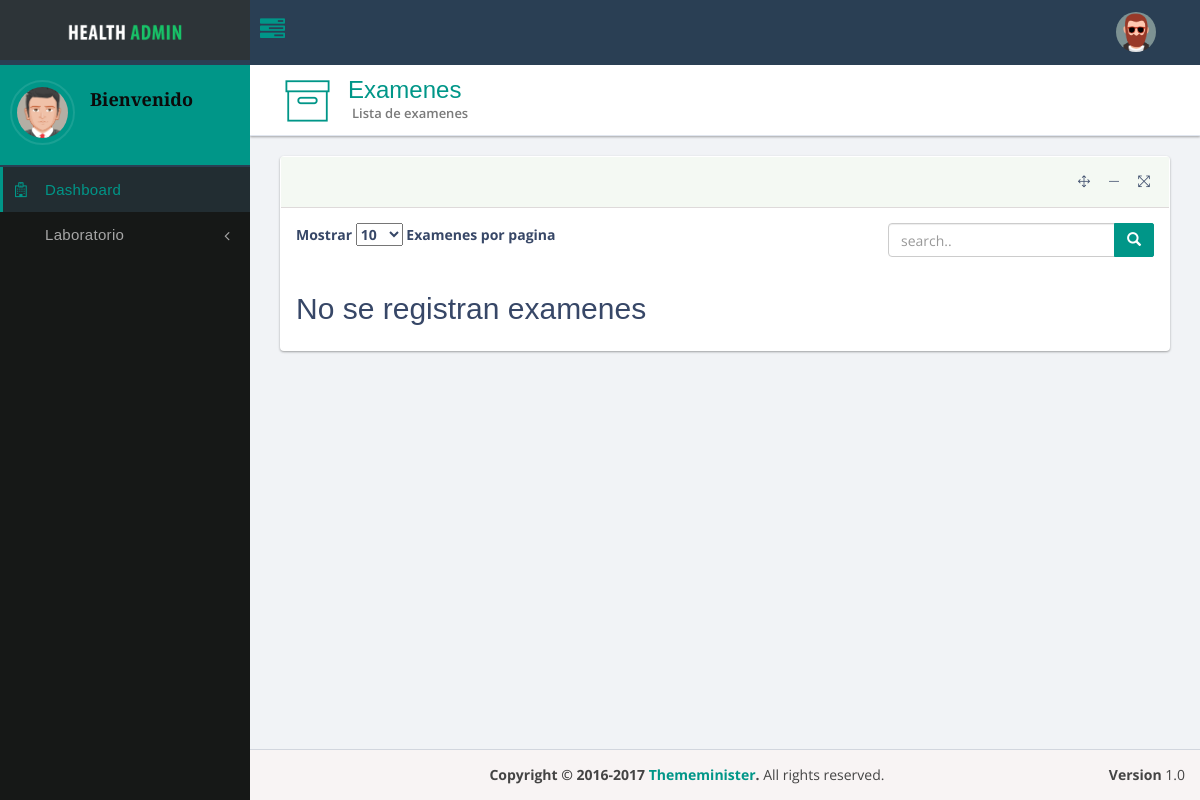
Page /exams/ (signed in) on the earlier database version.
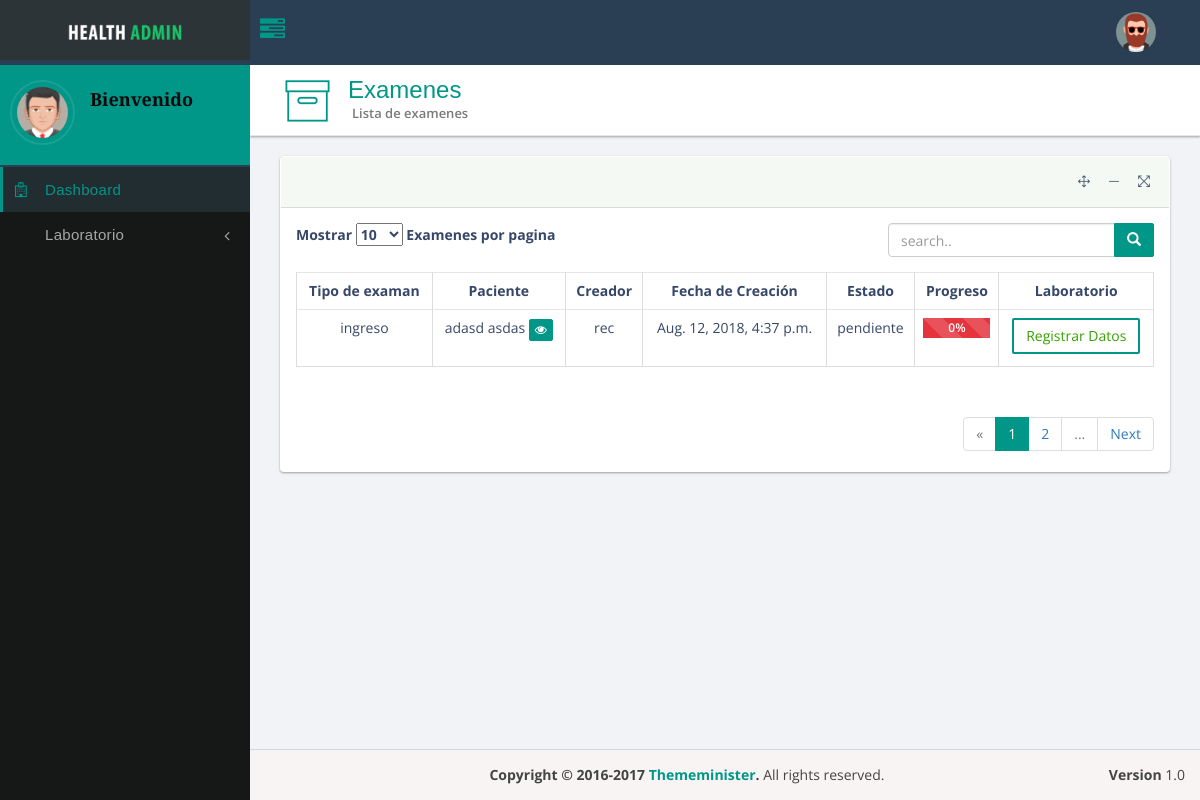
Same page on the later database version.
### docapp/models/general.py (models this page shows, shortened)
class TipoExamen(models.Model):
    TIPOS = (
        ('ingreso', 'Ingreso'),
        ('periodico', 'Periodico'),
        ('retiro', 'Retiro'),
        ('reubicacion', 'Re-Ubicacion'),
        ('post-incapacidad', 'Post-Incapacidad')
    )
    tipo = models.CharField(max_length=20, choices=TIPOS, null=False, blank=False)
    fecha_de_creacion = models.DateTimeField(auto_now_add=True, editable=False, null=False, blank=False)
    ESTADOS = (
        ('pendiente', 'Pendiente'),
        ('iniciado', 'Iniciado'),
        ('problemas', 'Problema'),
        ('finalizado', 'Finalizado'),
    )
    estado = models.CharField(max_length=20, choices=ESTADOS, null=False, blank=False)
    registrado_por = models.ForeignKey(ReceptionProfile, on_delete=models.CASCADE)
    paciente = models.ForeignKey(Paciente, on_delete=models.CASCADE, related_name='examenes')
    def get_process(self):
        examenes_done = [hasattr(self, 'visiometry'), hasattr(self, 'audiology'), hasattr(self, 'occupational'),
                         hasattr(self, 'audiometry'), hasattr(self, 'laboratory')]
        return examenes_done.count(True) * 25

class Paciente(models.Model):
    nombres = models.CharField(max_length=300, null=False, blank=False)
    apellidos = models.CharField(max_length=300, null=False, blank=False)
    identificacion = models.PositiveIntegerField(unique=True)
    lugar_de_nacimiento = models.CharField(max_length=500, null=False, blank=False)
    fecha_de_nacimiento = models.DateField(null=False, blank=False)
    SEXOS = (
        ('masculino', 'Masculino'),
        ('femenino', 'Femenino')
    )
    sexo = models.CharField(max_length=15, choices=SEXOS, null=False, blank=False)
    ESTADOS_CIVILES = (
        ('soltero', 'Soltero'),
        ('casado', 'Casado'),
        ('viudo', 'Viudo'),
        ('union libre', 'Union Libre')
    )
    estado_civil = models.CharField(max_length=20, choices=ESTADOS_CIVILES, null=False, blank=False)
    numero_de_hijos = models.PositiveIntegerField()
    direccion = models.CharField(max_length=500, null=False, blank=False)
    telefono = models.PositiveIntegerField(null=True)
    celular = models.PositiveIntegerField(null=False, blank=False)
    ocupacion = models.CharField(max_length=500, null=False, blank=False)
    posicion = models.CharField(max_length=500, null=False, blank=False)
    estrato = models.PositiveIntegerField()
    estudiante_en_entrenamiento = models.BooleanField(default=False)
    aprendiz_sena = models.BooleanField(default=False)
    numero_patronal = models.PositiveIntegerField(null=False, blank=False)
    ultima_vez_modificado = models.DateTimeField(default=timezone.now, null=False, blank=False, editable=False)
    registrado_por = models.ForeignKey(ReceptionProfile, on_delete=models.CASCADE)
    empresa = models.ForeignKey(Empresa, on_delete=models.CASCADE, null=True, related_name='empleados')
    def __str__(self):
        return self.get_full_name()
    def get_full_name(self):
        return f"{self.nombres} {self.apellidos}"

### accounts/models.py (models this page shows, shortened)
class ReceptionProfile(models.Model):
    user = models.OneToOneField(User,
                                null=False,
                                blank=False,
                                on_delete=models.CASCADE,
                                primary_key=True,
                                related_name='reception_profile')
    class Meta:
        db_table = 'reception_profile'

class User(AbstractUser):
    DOCTOR = 'doctor'
    RECP = 'receptionist'
    LAB = 'laboratory'
    PROFILE_TYPE = (
        (DOCTOR, 'Doctor'),
        (RECP, 'Receptionista'),
        (LAB, 'Laboratorio')
    )
    profile_type = models.CharField(max_length=20, choices=PROFILE_TYPE, null=True, blank=True)
    class Meta(AbstractUser.Meta):
        db_table = 'auth_user'

### docapp/views/receptionist.py (the view)
class ExamList(LoginRequiredMixin, CheckUser, ListView):
    model = TipoExamen
    context_object_name = 'exam_list'
    template_name = 'docapp/lists/exam_list.html'

### docapp/views/chekers.py (called while the page is built)
    def test_func(self):
        result = (hasattr(self.request.user, 'reception_profile') or self.request.user.is_superuser or
                  hasattr(self.request.user, 'laboratory_profile') or hasattr(self.request.user, 'doctor_profile'))
        return result

### templates/docapp/lists/exam_list.html (shortened to what this page needs)
{% extends 'base/base_dashboard.html' %}
{% block content_header %}
    <div class="header-icon">
        <i class="pe-7s-box1"></i>
    </div>
    <div class="header-title">
        <h1>Examenes</h1>
        <small>Lista de examenes</small>
    </div>
{% endblock %}
{% block content_main %}
    <div class="row">
        <div class="col-sm-12">
            <div class="panel panel-bd lobidisable">
                <div class="panel-heading">
                </div>
                <div class="panel-body">
                    <div class="row">
                        <div class="panel-header">
                            <div class="col-sm-4 col-xs-12">
                                <div class="dataTables_length">
                                    <label>Mostrar
                                        <select name="example_length">
                                            <option value="10">10</option>
                                        </select> Examenes por pagina</label>
                                </div>
                            </div>
                            <div class="col-sm-4 col-xs-12">
                            </div>
                            <div class="col-sm-4 col-xs-12">
                                <div class="dataTables_length">
                                    <div class="input-group custom-search-form">
                                        <input type="search" class="form-control" placeholder="search..">
                                        <span class="input-group-btn">
                                                                  <button class="btn btn-primary" type="button">
                                                                      <span class="glyphicon glyphicon-search"></span>
                                                                  </button>
                                                              </span>
                                    </div>
                                </div>
                            </div>
                        </div>
                    </div>
                    {% if exam_list %}
                        <div class="table-responsive">
                            <table class="table table-bordered table-hover text-center">
                                <thead>
                                <tr>
                                    <th>Tipo de examan</th>
                                    <th>Paciente</th>
                                    <th>Creador</th>
                                    <th>Fecha de Creación</th>
                                    <th>Estado</th>
                                    <th>Progreso</th>
                                    {% if request.user.laboratory_profile %}
                                        <th>Laboratorio</th>
                                    {% endif %}
                                </tr>
                                </thead>
                                <tbody>
                                {% for exam in exam_list %}
                                    <tr>
                                        <td> {{ exam.tipo }} </td>
                                        <td> {{ exam.paciente }}
                                            <a href="{% url 'docapp:detail_person' person_id=exam.paciente.id %}">
                                                <button class="btn btn-primary btn-xs" data-toggle="tooltip"
                                                        data-placement="left" title="" data-original-title="Ver">
                                                    <i class="fa fa-eye" aria-hidden="true"></i>
                                                </button>
                                            </a>
                                        </td>
                                        <td> {{ exam.registrado_por.user }}
                                        </td>
                                        <td> {{ exam.fecha_de_creacion }} </td>
                                        <td> {{ exam.estado }}
                                        </td>
                                        <td>
                                            <div class="progress progress-lg">
                                                <div class="progress-bar
{% if exam.get_process > 0 %} progress-bar-success {% else %} progress-bar-danger {% endif %}
                                                progress-bar-striped active"
                                                     role="progressbar" aria-valuenow="80" aria-valuemin="0"
                                                     aria-valuemax="100"
                                                     style="width: {% if exam.get_process > 0 %}
                                                         {{ exam.get_process }}% {% else %} 100% {% endif %}">
                                                    {{ exam.get_process }}%
                                                </div>
                                            </div>
                                        </td>
                                        {% if request.user.laboratory_profile %}
                                            <td>
                                                <a href="{% url 'docapp:register_laboratory' exam_id=exam.id %}">
                                                    <button class="btn btn-primary label-success-outline">
                                                        Registrar Datos
                                                    </button>
                                                </a>
                                            </td>
                                        {% endif %}
                                    </tr>
                                {% endfor %}
                                </tbody>
                            </table>
                        </div>
                        <div class="page-nation text-right">
                            <ul class="pagination pagination-large">
                                <li class="disabled"><span>«</span></li>
                                <li class="active"><span>1</span></li>
                                <li><a href="#">2</a></li>
                                <li class="disabled"><span>...</span></li>
                                <li>
                                <li><a rel="next" href="#">Next</a></li>
                            </ul>
                        </div>
                    {% else %}
                        <h2>No se registran examenes</h2>
                    {% endif %}
                </div>
            </div>
        </div>
    </div>
{% endblock %}

### templates/base/base_dashboard.html (shortened to what this page needs)
<!DOCTYPE html>
<html lang="en">
<head>
    {% load static %}
    {% block styles %}
        <link href="{% static 'assets/plugins/jquery-ui-1.12.1/jquery-ui.min.css' %}" rel="stylesheet" type="text/css"/>
        <link href="{% static 'assets/bootstrap/css/bootstrap.min.css' %}" rel="stylesheet" type="text/css"/>
        <link href="{% static 'assets/dist/' %}" rel="stylesheet" type="text/css"/>
        <link href="{% static 'assets/plugins/lobipanel/lobipanel.min.css' %}" rel="stylesheet" type="text/css"/>
        <link href="{% static 'assets/plugins/pace/flash.css' %}" rel="stylesheet" type="text/css"/>
        <link href="{% static 'assets/font-awesome/css/font-awesome.min.css' %}" rel="stylesheet" type="text/css"/>
        <link href="{% static 'assets/pe-icon-7-stroke/css/pe-icon-7-stroke.css' %}" rel="stylesheet" type="text/css"/>
        <link href="{% static 'assets/themify-icons/themify-icons.css' %}" rel="stylesheet" type="text/css"/>
        <link href="{% static 'assets/plugins/toastr/toastr.css' %}" rel="stylesheet" type="text/css"/>
        <link href="{% static 'assets/plugins/emojionearea/emojionearea.min.css' %}" rel="stylesheet" type="text/css"/>
        <link href="{% static 'assets/plugins/monthly/monthly.css' %}" rel="stylesheet" type="text/css"/>
        <link href="{% static 'assets/dist/css/stylehealth.min.css' %}" rel="stylesheet" type="text/css"/>
    {% endblock %}
</head>
<body class="sidebar-mini  pace-done">
<div class="wrapper">
    {% block header %}
        <header class="main-header">
            <a href="#" class="logo">
                <span class="logo-lg">
                        <img src="{% static 'assets/dist/img/logo.png' %}" alt="">
                    </span>
            </a>
            {% include 'base/navbar.html' %}
        </header>
    {% endblock %}
    {% include 'base/sidebar.html' %}
    <div class="content-wrapper" style="min-height: 869px;">
        <section class="content-header">
            {% block content_header %}
            {% endblock %}
        </section>
        <section class="content">
            {% block content_main %}
            {% endblock %}
        </section>
    </div>
    <footer class="main-footer">
        {% block footer %}
            <div class="pull-right hidden-xs"><b>Version</b> 1.0</div>
            <strong>Copyright © 2016-2017 <a href="#">Thememinister</a>.</strong> All rights reserved.
        {% endblock %}
    </footer>
</div>
</body>
</html>

### templates/base/navbar.html (shortened to what this page needs)
{% load static %}
<nav class="navbar navbar-static-top ">
    <a href="#" class="sidebar-toggle" data-toggle="offcanvas" role="button">
        <span class="fa fa-tasks"></span>
    </a>
    <div class="navbar-custom-menu">
        <ul class="nav navbar-nav">
            <li class="dropdown dropdown-user admin-user">
                <a href="#" class="dropdown-toggle" data-toggle="dropdown">
                    <div class="user-image">
                        <img src="{% static 'assets/dist/img/avatar4.png' %}" class="img-circle" height="40" width="40"
                             alt="User Image">
                    </div>
                </a>
            </li>
        </ul>
    </div>
</nav>

### templates/base/sidebar.html (shortened to what this page needs)
{% load static %}
<aside class="main-sidebar">
    <div class="sidebar">
        <div class="user-panel">
            <div class="image pull-left">
                <img src="{% static 'assets/dist/img/avatar5.png' %}" class="img-circle" alt="User Image">
            </div>
            <div class="info">
                <h4>Bienvenido</h4>
            </div>
        </div>
        <ul class="sidebar-menu">
            <li class="active">
                <a href="{% url 'docapp:dashboard' %}"><i class="fa fa-hospital-o"></i><span>Dashboard</span>
                </a>
            </li>
            {% if request.user.profile_type == 'laboratory' %}
                <li class="treeview">
                    <a href="#">
                        <span>Laboratorio</span>
                        <span class="pull-right-container">
                                    <i class="fa fa-angle-left pull-right"></i>
                                </span>
                    </a>
                </li>
            {% endif %}
        </ul>
    </div>
</aside>

Differences in the rows shown:
added TipoExamen: tipo "ingreso", paciente "adasd asdas", registrado_por.user "rec", fecha_de_creacion "Aug. 12, 2018, 4:37 p.m.", estado "pendiente", get_process "0"
Other differences:
text no longer shown: "No se registran examenes"
text now shown: "Tipo de examan Paciente Creador Fecha de Creación Estado Progreso Laboratorio « 1 2 ... Next"
